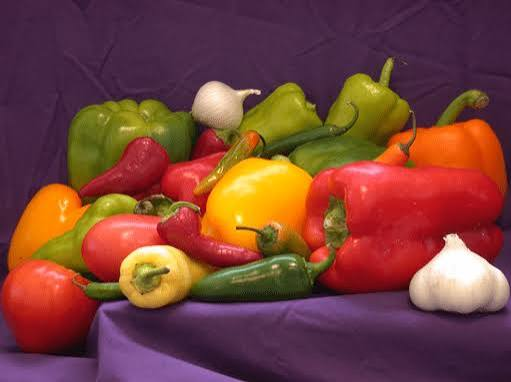
#> input picture input/images.jpg, 511 x 382 px
$ python main.py
#> lines starting #> are read from the running program, lines starting #| are printed output that depends on the picture; after the words box and inside, x2 and y2 are one past the last pixel; in counts of white or black regions, pixels touching at a corner belong together
import cv2
import numpy as np
import matplotlib.pyplot as plt
from pathlib import Path

# ============================================================
# PRAKTIKUM PENGOLAHAN CITRA DIGITAL - SESI 2
# ============================================================

INPUT_IMAGE = "input/images.jpg"
OUTPUT_DIR = Path("output")
OUTPUT_DIR.mkdir(exist_ok=True)

# ============================================================
# 1. MEMBACA GAMBAR
# ============================================================

img = cv2.imread(INPUT_IMAGE)
#> img is the input picture: shape (382, 511, 3); mean B, G, R 57.9, 66.4, 121.1

if img is None:
    raise FileNotFoundError(
        f"Gambar tidak ditemukan: {INPUT_IMAGE}\n"
        "Pastikan file gambar berada di folder input."
    )

img_rgb = cv2.cvtColor(img, cv2.COLOR_BGR2RGB)

print("========================================")
print("INFORMASI CITRA")
print("========================================")
print("Tipe data :", type(img))
#| Tipe data : <class 'numpy.ndarray'>
print("Shape     :", img.shape)
#| Shape     : (382, 511, 3)

# ============================================================
# 2. MENAMPILKAN GAMBAR
# ============================================================

plt.figure(figsize=(6, 5))
plt.imshow(img_rgb)
plt.title("Citra Asli")
plt.axis("off")
plt.show()

# ============================================================
# 3. MENENTUKAN UKURAN GAMBAR
# ============================================================

height, width = img.shape[:2]
#> height = 382; width = 511

print("Tinggi gambar :", height, "piksel")
#| Tinggi gambar : 382 piksel
print("Lebar gambar  :", width, "piksel")
#| Lebar gambar  : 511 piksel
print("Total piksel  :", height * width)
#| Total piksel  : 195202

# ============================================================
# 4. MENENTUKAN JUMLAH CHANNEL
# ============================================================

if len(img.shape) == 2:
    channels = 1
else:
    channels = img.shape[2]
#> channels = 3

print("Jumlah channel:", channels)
#| Jumlah channel: 3

# ============================================================
# 5. MEMISAHKAN CHANNEL RGB
# ============================================================

R = img_rgb[:, :, 0]
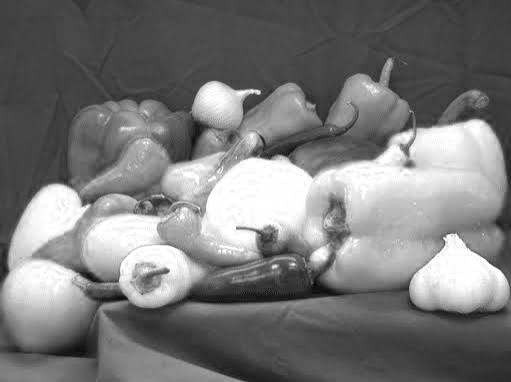
#> R: shape (382, 511); min 0, max 255, mean 121.1
G = img_rgb[:, :, 1]
B = img_rgb[:, :, 2]
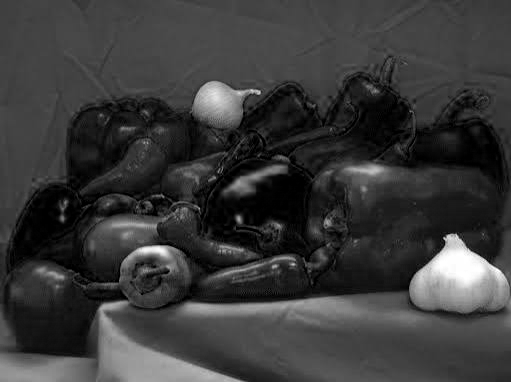
#> B: shape (382, 511); min 0, max 255, mean 57.9

plt.figure(figsize=(15, 4))

plt.subplot(1, 3, 1)
plt.imshow(R, cmap="Reds")
plt.title("Red Channel")
plt.axis("off")

plt.subplot(1, 3, 2)
plt.imshow(G, cmap="Greens")
plt.title("Green Channel")
plt.axis("off")

plt.subplot(1, 3, 3)
plt.imshow(B, cmap="Blues")
plt.title("Blue Channel")
plt.axis("off")

plt.tight_layout()
plt.show()

# ============================================================
# 6. MENGUBAH RGB -> GRAYSCALE
# ============================================================

gray = cv2.cvtColor(img, cv2.COLOR_BGR2GRAY)
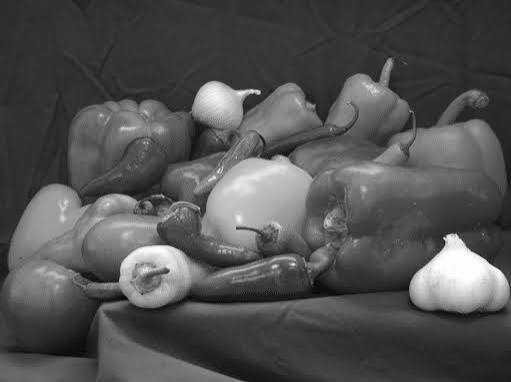
#> gray: shape (382, 511); min 2, max 255, mean 81.8

print("\n========================================")
print("GRAYSCALE")
print("========================================")
print("Shape grayscale      :", gray.shape)
#| Shape grayscale      : (382, 511)
print("Intensitas minimum   :", gray.min())
#| Intensitas minimum   : 2
print("Intensitas maksimum  :", gray.max())
#| Intensitas maksimum  : 255

plt.figure(figsize=(6, 5))
plt.imshow(gray, cmap="gray", vmin=0, vmax=255)
plt.title("Citra Grayscale")
plt.axis("off")
plt.show()

# ============================================================
# 7. KUANTISASI 8, 4, DAN 2 BIT
# ============================================================

def quantize(image, bits):
    """
    Mengurangi jumlah tingkat intensitas citra.
    8 bit = 256 level
    4 bit = 16 level
    2 bit = 4 level
    """
#> called with bits = 8
    levels = 2 ** bits
    step = 256 / levels

    result = np.floor(image / step) * step
    result = np.clip(result, 0, 255)

    return result.astype(np.uint8)


gray_8bit = quantize(gray, 8)
gray_4bit = quantize(gray, 4)
gray_2bit = quantize(gray, 2)
#> call 3 of quantize, with bits = 2
#> in quantize (call 3), `result = np.floor(image / step) * step`:
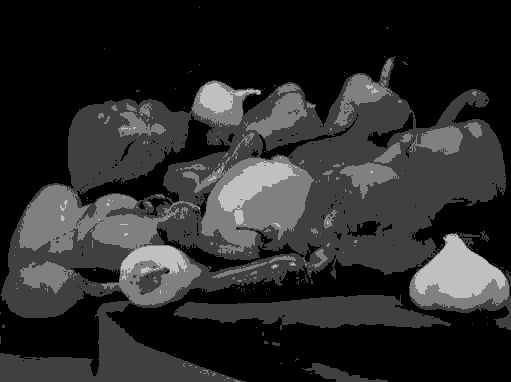
#> result: shape (382, 511) float64; min 0, max 192, mean 43

plt.figure(figsize=(15, 4))

plt.subplot(1, 3, 1)
plt.imshow(gray_8bit, cmap="gray", vmin=0, vmax=255)
plt.title("Kuantisasi 8 Bit (256 Level)")
plt.axis("off")

plt.subplot(1, 3, 2)
plt.imshow(gray_4bit, cmap="gray", vmin=0, vmax=255)
plt.title("Kuantisasi 4 Bit (16 Level)")
plt.axis("off")

plt.subplot(1, 3, 3)
plt.imshow(gray_2bit, cmap="gray", vmin=0, vmax=255)
plt.title("Kuantisasi 2 Bit (4 Level)")
plt.axis("off")

plt.tight_layout()
plt.show()

# ============================================================
# 8. GRAYSCALE -> BINER
# ============================================================

threshold_default = 127

_, binary = cv2.threshold(
    gray,
    threshold_default,
    255,
    cv2.THRESH_BINARY
)
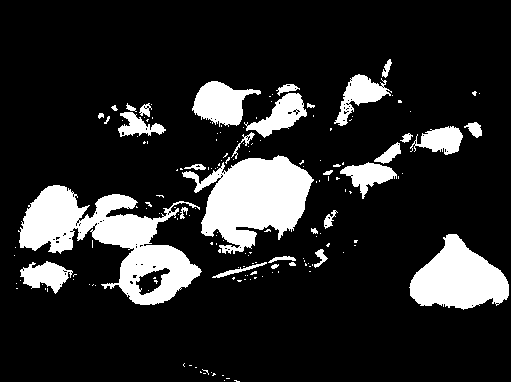
#> binary: shape (382, 511); 15.8% white; 166 white regions (134 under 20 px), largest, box (x1, y1, x2, y2) and area: (18, 185, 202, 305) 9008, (182, 155, 314, 254) 7382, (409, 234, 509, 310) 4673

plt.figure(figsize=(6, 5))
plt.imshow(binary, cmap="gray", vmin=0, vmax=255)
plt.title(f"Citra Biner - Threshold {threshold_default}")
plt.axis("off")
plt.show()

# ============================================================
# 9. MENGUJI MINIMAL 4 NILAI THRESHOLD
# ============================================================

thresholds = [50, 100, 150, 200]

plt.figure(figsize=(16, 4))

for i, t in enumerate(thresholds, start=1):

    _, binary_t = cv2.threshold(
        gray,
        t,
        255,
        cv2.THRESH_BINARY
    )

    plt.subplot(1, 4, i)
    plt.imshow(binary_t, cmap="gray", vmin=0, vmax=255)
    plt.title(f"Threshold = {t}")
    plt.axis("off")
#> this loop made 4 passes
#> pass 1, `_, binary_t = cv2.threshold( gray, t, 255, cv2.THRESH_BINARY )`:
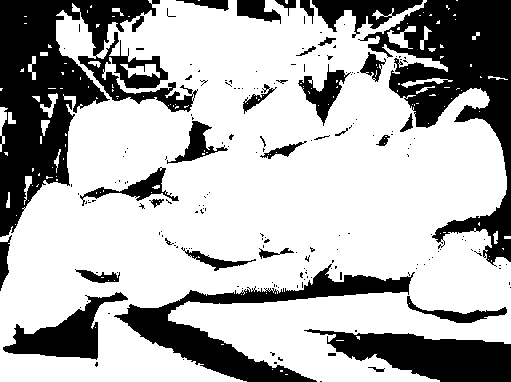
#> binary_t: shape (382, 511); 69.3% white; 190 black regions (157 under 20 px), largest, box (x1, y1, x2, y2) and area: (0, 0, 198, 237) 18402, (358, 0, 511, 267) 14328, (114, 264, 415, 382) 7976

plt.tight_layout()
plt.show()
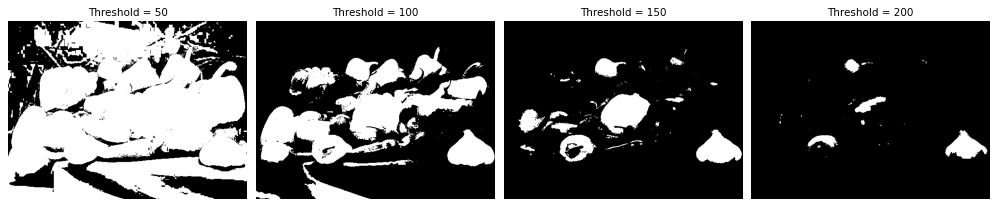
#> figure drawn by matplotlib, 4 panels

# ============================================================
# 10. MENYIMPAN HASIL PENGOLAHAN
# ============================================================

cv2.imwrite(
    str(OUTPUT_DIR / "01_grayscale.jpg"),
    gray
)

cv2.imwrite(
    str(OUTPUT_DIR / "02_kuantisasi_4bit.jpg"),
    gray_4bit
)

cv2.imwrite(
    str(OUTPUT_DIR / "03_kuantisasi_2bit.jpg"),
    gray_2bit
)

cv2.imwrite(
    str(OUTPUT_DIR / "04_binary_threshold_127.jpg"),
    binary
)

for t in thresholds:

    _, binary_t = cv2.threshold(
        gray,
        t,
        255,
        cv2.THRESH_BINARY
    )

    cv2.imwrite(
        str(OUTPUT_DIR / f"05_binary_threshold_{t}.jpg"),
        binary_t
    )

print("\n========================================")
print("PRAKTIKUM SELESAI")
print("========================================")
print("Hasil pengolahan tersimpan di:")
print(OUTPUT_DIR.resolve())
